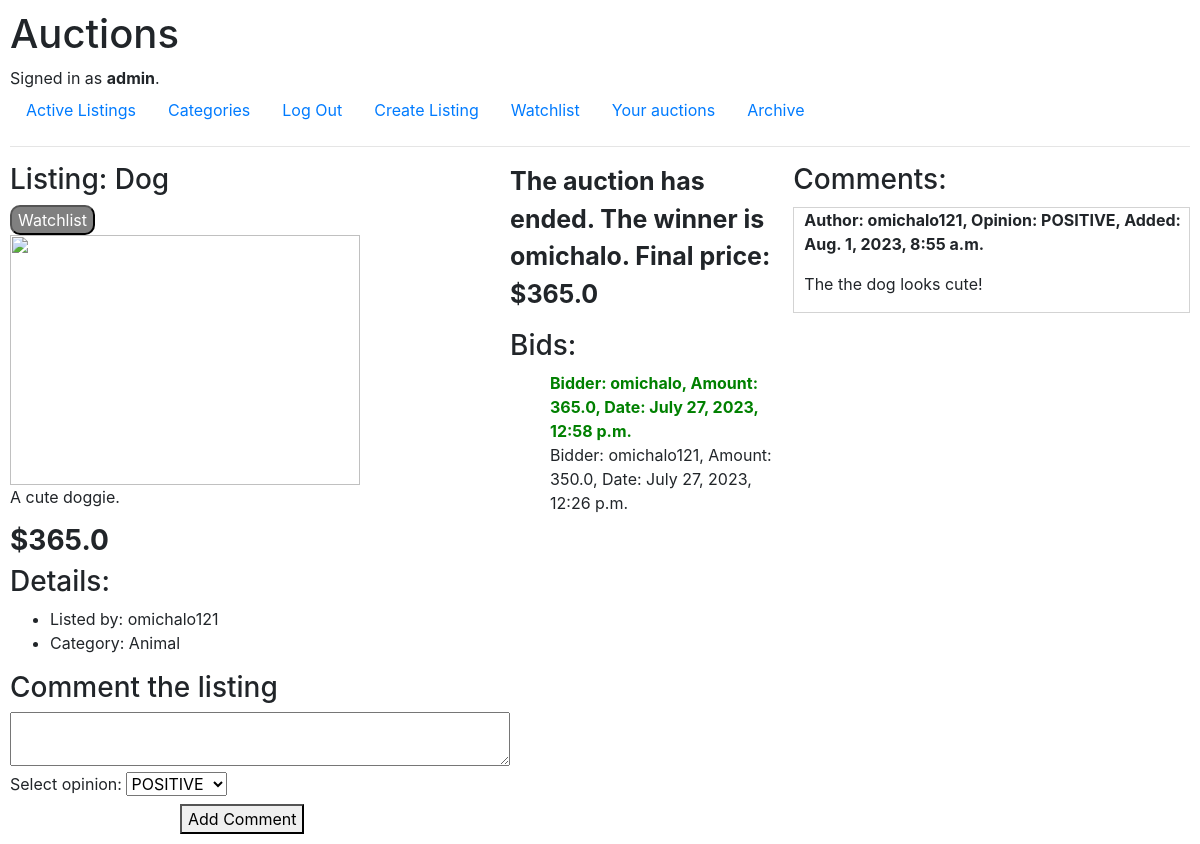
The app's page /listing/2 (signed in) with its own data.
### auctions/models.py (models this page shows)
class User(AbstractUser):
    watchlist = models.ManyToManyField('Listing', related_name="watchers", blank=True)

class Listing(models.Model):
    id = models.AutoField(primary_key=True)
    title = models.CharField(max_length=100)
    price = models.FloatField()
    active = models.CharField(max_length=1, default='Y')
    img = models.CharField(max_length=255)
    added = models.DateTimeField(auto_now_add=True)
    expires = models.DateTimeField()
    seller = models.ForeignKey(User, on_delete=models.CASCADE, related_name="listed_items")
    description = models.TextField()
    winner = models.CharField(max_length=50, default='null')
    CATEGORY_CHOICES = [
         ('N', 'None'),
         ('AN', 'Animal'),
         ('HS', 'House'),
         ('S', 'Sport'),
         ('HB', 'Hobby'),
         ('E', 'Electronics'),
         ('F', 'Food'),
         ('A', 'Art'),
         ('AM', 'Automobile'),
    ]
    category = models.CharField(max_length=13, choices=CATEGORY_CHOICES, default='N')

class Bid(models.Model):
    item = models.ForeignKey(Listing, on_delete=models.CASCADE, related_name="bids")
    amount = models.FloatField()
    lost = models.CharField(max_length=1, default='N')
    bidder = models.ForeignKey(User, on_delete=models.CASCADE, related_name="bids_placed")
    timestamp = models.DateTimeField(auto_now_add=True)

class Comment(models.Model):
    date = models.DateTimeField(auto_now_add=True)
    author = models.ForeignKey(User, on_delete=models.CASCADE)
    comment = models.TextField(max_length=500)
    upvotes = models.IntegerField(default=0)
    downvotes = models.IntegerField(default=0)
    OPINION_CHOICES = [
        ('P', 'POSITIVE'),
        ('N', 'NEGATIVE'),
        ('NE', 'NEUTRAL'),
    ]
    opinion = models.CharField(max_length=2, choices=OPINION_CHOICES, default='NE')
    listing = models.ForeignKey(Listing, on_delete=models.CASCADE, related_name="comments", default=None, null=True)

### auctions/views.py (the view)
# urls.py: path("listing/<int:id>", views.listing, name="listing"),
def listing(request, id):
    listing = get_object_or_404(Listing, id=id)
    bids = listing.bids.all().order_by('-timestamp')
    comments = listing.comments.all().order_by('-date')
    return render(request, "auctions/listing.html", {
        "listing": listing,
        "bids": bids,
        "choices": Comment.OPINION_CHOICES,
        "comments": comments
    })

### auctions/templates/auctions/listing.html (shortened to what this page needs)
{% extends "auctions/layout.html" %}
{% block body %}
        <div style="display: flex; flex-direction: row;">
            <div style="width: 700px;">
                <h3>Listing: {{ listing.title }}</h3>
                {% if user.is_authenticated %}
                    <form method="POST" action="{% url 'watch' %}">
                        <button style="background-color: gray; border-radius: 10px; color: white;" type="submit">Watchlist</button>
                    </form>
                {% endif %}
                {% if listing.img %}
                    <img style="width: 350px; height: 250px;" src="{{ listing.img }}"><br>
                {% endif %}
                {% if listing.description %}
                    {{ listing.description }}<br>
                {% else %}
                    No description provided by user<br>
                {% endif %}
                <h3 style="font-weight: bold; font-size: 28px; margin-top: 15px;">${{ listing.price }}</h3>
                <h3>Details:<br></h3>
                <ul>
                    <li>Listed by: {{ listing.seller }}</li>
                    <li>Category:
                        {% if listing.category %}
                            {{ listing.get_category_display }}
                        {% else %}
                            No Category Listed.
                        {% endif %}
                    </li>
                </ul>
                {% if user.is_authenticated %}
                <h3>Comment the listing</h3>
                <form method="POST" action="{% url 'comment' %}">
                    <textarea style="width: 500px;" required name="text"></textarea>
                    <div style="display: inline-block;">
                        <label for="opinion">Select opinion:</label>
                        <select name="opinion" id="opinion">
                            {% for choice in choices %}
                                <option value="{{ choice.0 }}">{{ choice.1 }}</option>
                            {% endfor %}
                        </select>
                        <button type="submit" style="margin-left: 170px;">Add Comment</button>
                    </div>
                </form>
                {% endif %}
            </div>
            <div style="width: 500px;">
                {% if listing.active == 'N' and listing.winner == user.username %}
                    <p style="font-size: 25px; font-weight: bold;">
                        Congratulations {{ listing.winner }}! You won the auction for
                        ${{ listing.price }}.
                    </p>
                {% elif listing.active == 'N' %}
                    <p style="font-size: 25px; font-weight: bold;">
                        The auction has ended. The winner is {{ listing.winner }}.
                        Final price: ${{ listing.price }}
                    </p>
                {% endif %}
                <h3>Bids: </h3>
                {% if bids %}
                    <ul style="list-style-type: none;">
                        {% for bid in bids %}
                        <li {% if forloop.first %}style="color: green; font-weight: bold;"{% endif %}>
                            Bidder: {{ bid.bidder }}, Amount: {{ bid.amount }}, Date: {{ bid.timestamp }}
                        </li>
                        {% endfor %}
                    </ul>
                {% else %}
                    Currently no bids.
                {% endif %}
            </div>
            <div style="width: 700px;">
                {% if comments %}
                    <h3>Comments: </h3>
                    {% for comment in comments %}
                        <div style="border: 1px solid lightgray; border-radius; 5px; margin-top: 10px;">
                            <p style="margin-left: 10px; font-weight: bold;">Author: {{ comment.author.username }}, Opinion: {{ comment.get_opinion_display }}, Added: {{ comment.date }}</p>
                            <p style="margin-left: 10px;">{{ comment.comment }}</p>
                        </div>
                    {% endfor %}
                {% else %}
                    No comments yet. Be the first one to comment!
                {% endif %}
            </div>
        </div>
{% endblock %}

### auctions/templates/auctions/layout.html (shortened to what this page needs)
{% load static %}
<!DOCTYPE html>
<html lang="en">
    <head>
        <link rel="stylesheet" href="https://stackpath.bootstrapcdn.com/bootstrap/4.4.1/css/bootstrap.min.css">
        <link href="{% static 'auctions/styles.css' %}" rel="stylesheet">
    </head>
    <body>
        <h1>Auctions</h1>
        <div>
            {% if user.is_authenticated %}
                Signed in as <strong>{{ user.username }}</strong>.
            {% else %}
                Not signed in.
            {% endif %}
        </div>
        <ul class="nav">
            <li class="nav-item">
                <a class="nav-link" href="{% url 'index' %}">Active Listings</a>
            </li>
            <li class="nav-item">
                <a class="nav-link" href="{% url 'categories' %}">Categories</a>
            </li>
            {% if user.is_authenticated %}
                <li class="nav-item">
                    <a class="nav-link" href="{% url 'logout' %}">Log Out</a>
                </li>
                <li>
                    <a class="nav-link" href="{% url 'create' %}">Create Listing</a>
                </li>
                <li>
                    <a class="nav-link" href="{% url 'watchlist' %}">Watchlist</a>
                </li>
                <li>
                    <a class="nav-link" href="{% url 'auctions' %}">Your auctions</a>
                </li>
            {% endif %}
            <li class="nav-item">
                <a class="nav-link" href="{% url 'archive' %}">Archive</a>
            </li>
        </ul>
        <hr>
        {% block body %}
        {% endblock %}
    </body>
</html>

### auctions/static/auctions/styles.css (style rules this page uses)
body { padding: 10px; }

### records on screen
User: username "admin"
Listing: title "Dog", description "A cute doggie.", price "365.0", seller "omichalo121", category "Animal", winner "omichalo"
Bid: bidder "omichalo", amount "365.0", timestamp "July 27, 2023, 12:58 p.m."
Bid: bidder "omichalo121", amount "350.0", timestamp "July 27, 2023, 12:26 p.m."
Comment: author.username "omichalo121", opinion "POSITIVE", date "Aug. 1, 2023, 8:55 a.m.", comment "The the dog looks cute!"

### other values on screen
form field opinion "POSITIVE"
